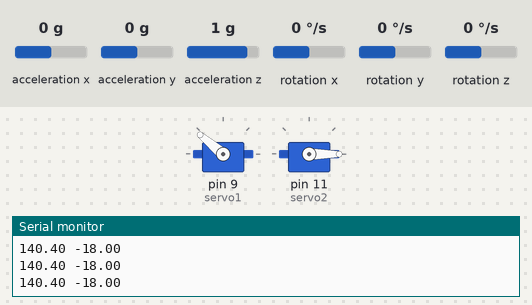
Recording of a sketch running on a simulated Arduino Uno, built with avr-gcc and run on an emulated ATmega328P. Shown: 2 × servo, the last lines printed to the serial monitor. Inputs (shaded band) come from the test bench; at power-on: rotation x 0 °/s, rotation y 0 °/s, acceleration x 0 g, acceleration y 0 g, acceleration z 1 g, rotation z 0 °/s.

Above: at 1.2 s.
1.3 s: rotation x set to -192 °/s
At 2.5 s:
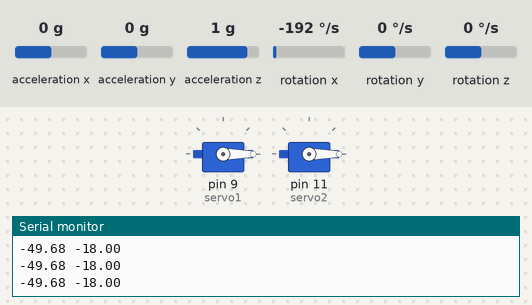
2.8 s: rotation y set to 100 °/s
At 3.4 s:
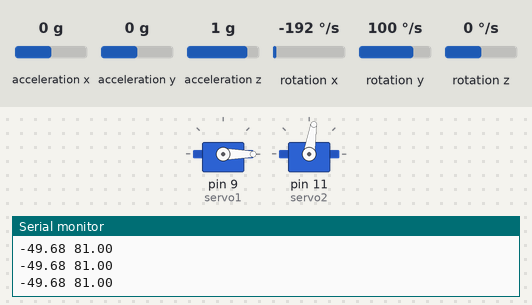
4.3 s: rotation x set to -100 °/s
At 5.3 s:
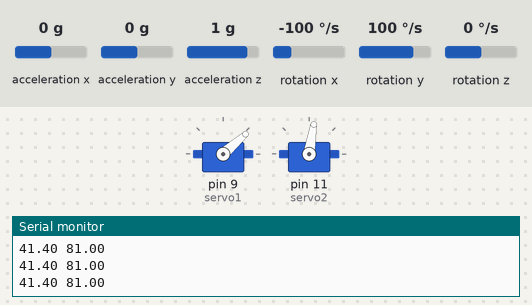
5.8 s: rotation y set to 0 °/s
At 6.2 s:
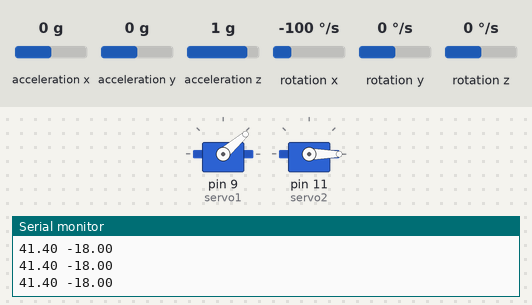
7.3 s: rotation x set to 0 °/s
At 8.1 s:
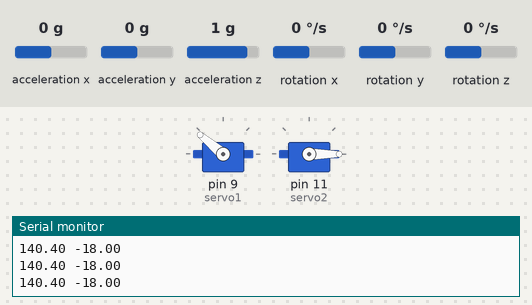
8.8 s: rotation y set to 192 °/s
At 10.0 s:
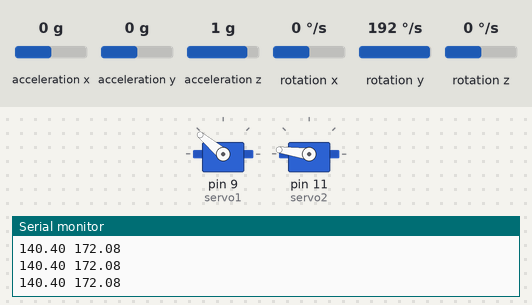
Timing chart, 0 to 11.3 s (numbered marks = the images above; inputs shaded):
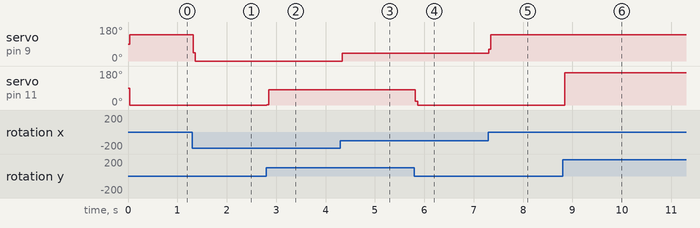

Measured:
- after the input at 1.3 s, servo on pin 9 (servo1): 140° → 0° at once
- after the input at 2.8 s, servo on pin 11 (servo2): 0° → 81° at once
- after the input at 4.3 s, servo on pin 9 (servo1): 0° → 41° at once
- after the input at 5.8 s, servo on pin 11 (servo2): 81° → 0° at once
- after the input at 7.3 s, servo on pin 9 (servo1): 41° → 140° at once
- after the input at 8.8 s, servo on pin 11 (servo2): 0° → 172° at once

The sketch:

MainStabilisering.ino
```cpp
//:: LIBRARIES :://
#include "Wire.h"
#include "I2Cdev.h"
#include "MPU6050.h"
#include <Servo.h>

//:: VARIABLES & KONSTANTER :://
struct FrameMovement {
  float angleX;
  float angleY;
};

struct RollPitch { //Användning av structs för att smidigt packetera ihop X och Y koordinater på gyron
  float roll;
  float pitch;
};

float rollAve;
float pitchAve;

MPU6050 accelgyro;
Servo servo1;
Servo servo2;

int16_t ax, ay, az;
int16_t gx, gy, gz;
int16_t mx, my, mz;

float AccX, AccY, AccZ;
float GyroX, GyroY, GyroZ;
float accAngleX, accAngleY, gyroAngleX, gyroAngleY, gyroAngleZ;
float roll, pitch, yaw;

float lastTime;

float servoAngleX;
float servoAngleY;

RollPitch samples[10];

//:: FUNKTIONER :://
void setup() //Etablerar kopplingar mellan servos, gyro och arduino
{
  Wire.begin();
  Serial.begin(9600);
  servo1.attach(9);
  servo2.attach(11);

  accelgyro.initialize();
}

//Konstant loop som säger åt servomotorerna att röra sig till en viss position
void loop() {
  while (true) {
    doServoWork(getFrameMovement(0));
    delay(5); //Vi vill inte uppdatera servomotorerna alltför mycket
  }
}

//Funktion som returnerar vilken rörelse/vilken position servomotorerna ska röra sig till
FrameMovement getFrameMovement(float deltaTime) {

  float rollSum = 0;
  float pitchSum = 0;

  //För att platta till rörelsen tar vi 10 samples och räknar ut medelvärdet på dem
  const int sampleAmount = 10;
  for (int i = 0; i < sampleAmount; i++) {
    RollPitch sample = getRollPitch();
    rollSum += sample.roll;
    pitchSum += sample.pitch;
    delay(1);
  }
  rollAve = rollSum / sampleAmount;
  pitchAve = pitchSum / sampleAmount;

  FrameMovement movement;
  movement.angleX = pitchAve;
  movement.angleY = rollAve;

  return movement; //I form av struct
}

//Funktion som säger till servomotorerna att flytta till en viss position (Tar in struct)
void doServoWork(FrameMovement movement) {
  float angleX = movement.angleX;
  float angleY = movement.angleY;

  servoAngleX = angleX;
  servoAngleY = angleY;

  Serial.print(servoAngleX);
  Serial.print(" ");
  Serial.println(servoAngleY);
  servo1.write(servoAngleX);
  servo2.write(servoAngleY);
}

float getDeltaTime() {
  float currentTime = millis() * 1000;
  float deltaTime = currentTime - lastTime;
  lastTime = currentTime;
  return deltaTime;
}

RollPitch getRollPitch() {
  accelgyro.getMotion9(&ax, &ay, &az, &gx, &gy, &gz, &mx, &my, &mz);
  accelgyro.getRotation(&gx, &gy, &gz);

  AccX = ax / 16384.0;
  AccY = ay / 16384.0;
  AccZ = az / 16384.0;

  accAngleY = (atan2(AccY, AccZ)+PI) * 180.0 / PI;
  accAngleX = (atan2(-AccX, AccZ)+PI) * 180.0 / PI;

  GyroX = gx / 131.0;
  GyroY = gy / 131.0;
  GyroZ = gz / 131.0;

  GyroX += 140;
  GyroY += -20;
  GyroZ += 0;

  roll = 0.99 * GyroY + 0.01 * accAngleY;
  pitch = 0.99 * GyroX + 0.01 * accAngleX;

  RollPitch rollPitch;
  rollPitch.roll = roll;
  rollPitch.pitch = pitch;

  return rollPitch;
}
```
